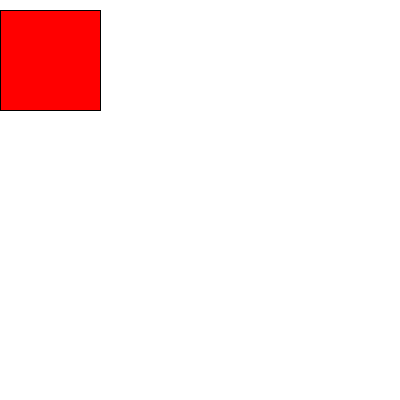
Frame 1 (no input)
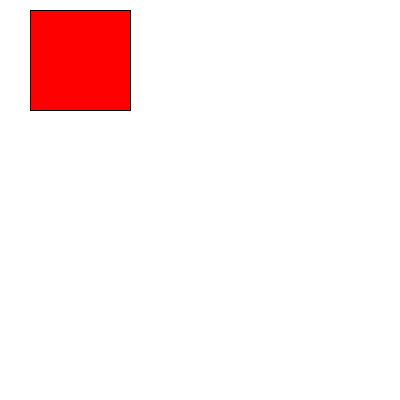
Frame 60 (the mouse pressed at the canvas centre just before this capture)
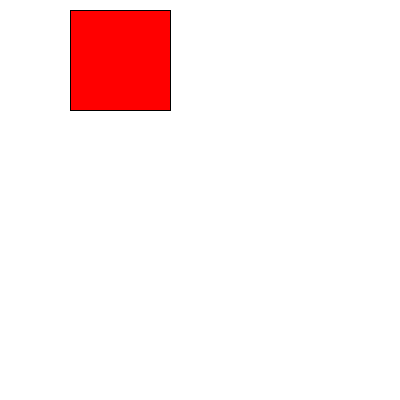
Frame 120 (the mouse held since frame 60 and released just before this capture)

The Processing sketch that drew these frames (run headless with seeded random() and noise(); from frame 60 on, the mouse is pressed at the canvas centre):

// Processing sketch: processing_126186
// ── processing_126186.pde

int rectX;
int rectY;
int rectW;
int rectH;
int richting;
int score;

boolean gameover;

void setup() {
  size(400,400);
  rectX = 0;
  rectY = 10;
  rectW = 100;
  rectH = 100;
  richting = 10;
  score = 0;
  gameover = false;
}

void draw() {
  background(255);

    if(rectX>300||rectX<0){
  richting = -richting;
  score=score+1;
  }
  
  if(score==10){
   gameover=true;
  }
  
  if(gameover==false){
  fill(255,0,0);
  }
  
  if(gameover==true){
    fill(0,255,0);
  }
  

  
  rect(rectX,rectY,rectW,rectH);
  rectX=rectX+richting;
  

  
println(score);
println(gameover); 
}
